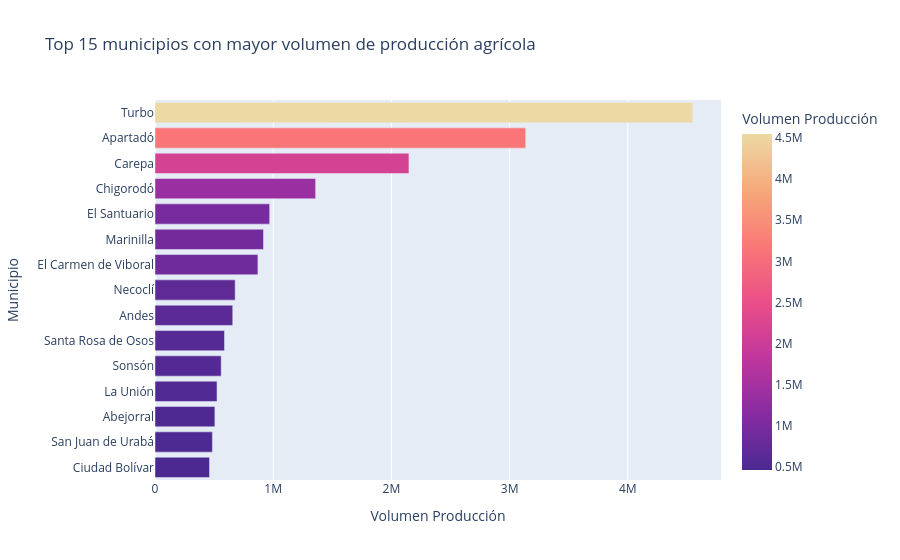

Notebook cell for this chart:
### Markdown cell above
Segunda pregunta

### Code cell
fig2 = func.top_municipios(df_completo)
fig2.show()

### Figure 1 — Plotly figure (JSON) as saved in the notebook; plotly's stock layout.template omitted (floating-point values rounded to 4 significant figures)
{"data": [{"hovertemplate": "Volumen Producción=%{marker.color}<br>Municipio=%{y}<extra></extra>", "legendgroup": "", "marker": {"color": [4549000.0, 3136000.0, 2148000.0, 1359000.0, 970100.0, 917700.0, 870600.0, 678200.0, 657700.0, 588100.0, 560000.0, 524700.0, 506700.0, 485600.0, 461400.0], "coloraxis": "coloraxis", "pattern": {"shape": ""}}, "name": "", "orientation": "h", "showlegend": false, "textposition": "auto", "type": "bar", "x": [4549000.0, 3136000.0, 2148000.0, 1359000.0, 970100.0, 917700.0, 870600.0, 678200.0, 657700.0, 588100.0, 560000.0, 524700.0, 506700.0, 485600.0, 461400.0], "xaxis": "x", "y": ["Turbo", "Apartadó", "Carepa", "Chigorodó", "El Santuario", "Marinilla", "El Carmen de Viboral", "Necoclí", "Andes", "Santa Rosa de Osos", "Sonsón", "La Unión", "Abejorral", "San Juan de Urabá", "Ciudad Bolívar"], "yaxis": "y"}], "layout": {"barmode": "relative", "coloraxis": {"colorbar": {"title": {"text": "Volumen Producción"}}, "colorscale": [[0, "rgb(75, 41, 145)"], [0.1667, "rgb(135, 44, 162)"], [0.3333, "rgb(192, 54, 157)"], [0.5, "rgb(234, 79, 136)"], [0.6667, "rgb(250, 120, 118)"], [0.8333, "rgb(246, 169, 122)"], [1, "rgb(237, 217, 163)"]]}, "legend": {"tracegroupgap": 0}, "title": {"text": "Top 15 municipios con mayor volumen de producción agrícola"}, "xaxis": {"anchor": "y", "domain": [0, 1], "title": {"text": "Volumen Producción"}}, "yaxis": {"anchor": "x", "categoryorder": "total ascending", "domain": [0, 1], "title": {"text": "Municipio"}}}}
